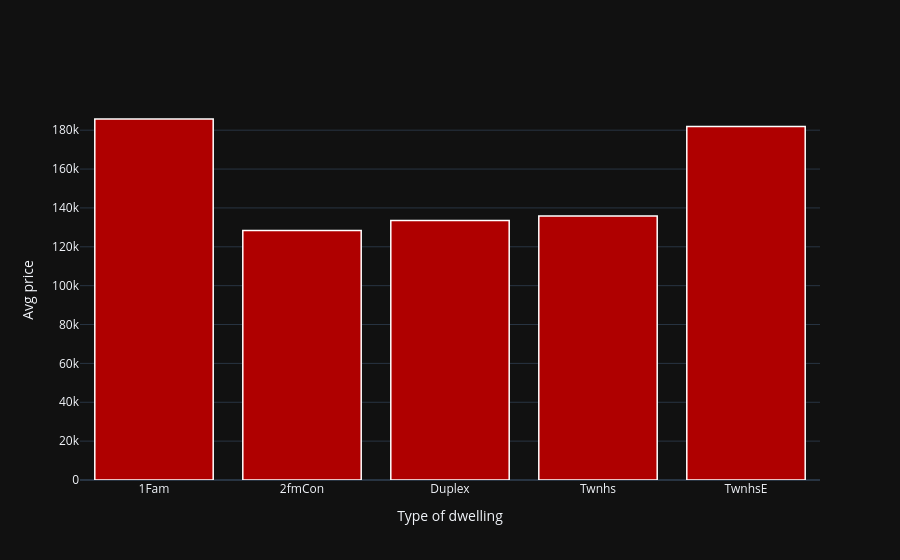

Notebook source saved alongside this figure:
### Code cell
avgprice = df[["BldgType", "SalePrice"]].groupby("BldgType").agg("mean").reset_index()
trace = go.Bar(
                x = avgprice.BldgType,
                y = avgprice.SalePrice,
                marker = dict(color = 'rgba(175, 0, 0, 1)',
                             line=dict(color='rgb(255,255,255)',width=1.5)),
               )

data = trace
layout = go.Layout(xaxis_title = "Type of dwelling", yaxis_title = "Avg price",barmode = "group")
fig = go.Figure(data = data, layout = layout)
fig = go.Figure(fig)
fig.show()

### Figure 1 — Plotly figure (JSON) as saved in the notebook; plotly's stock layout.template omitted (floating-point values rounded to 4 significant figures)
{"data": [{"marker": {"color": "rgba(175, 0, 0, 1)", "line": {"color": "rgb(255,255,255)", "width": 1.5}}, "x": ["1Fam", "2fmCon", "Duplex", "Twnhs", "TwnhsE"], "y": [185800.0, 128400.0, 133500.0, 135900.0, 182000.0], "type": "bar"}], "layout": {"barmode": "group", "xaxis": {"title": {"text": "Type of dwelling"}}, "yaxis": {"title": {"text": "Avg price"}}}}
